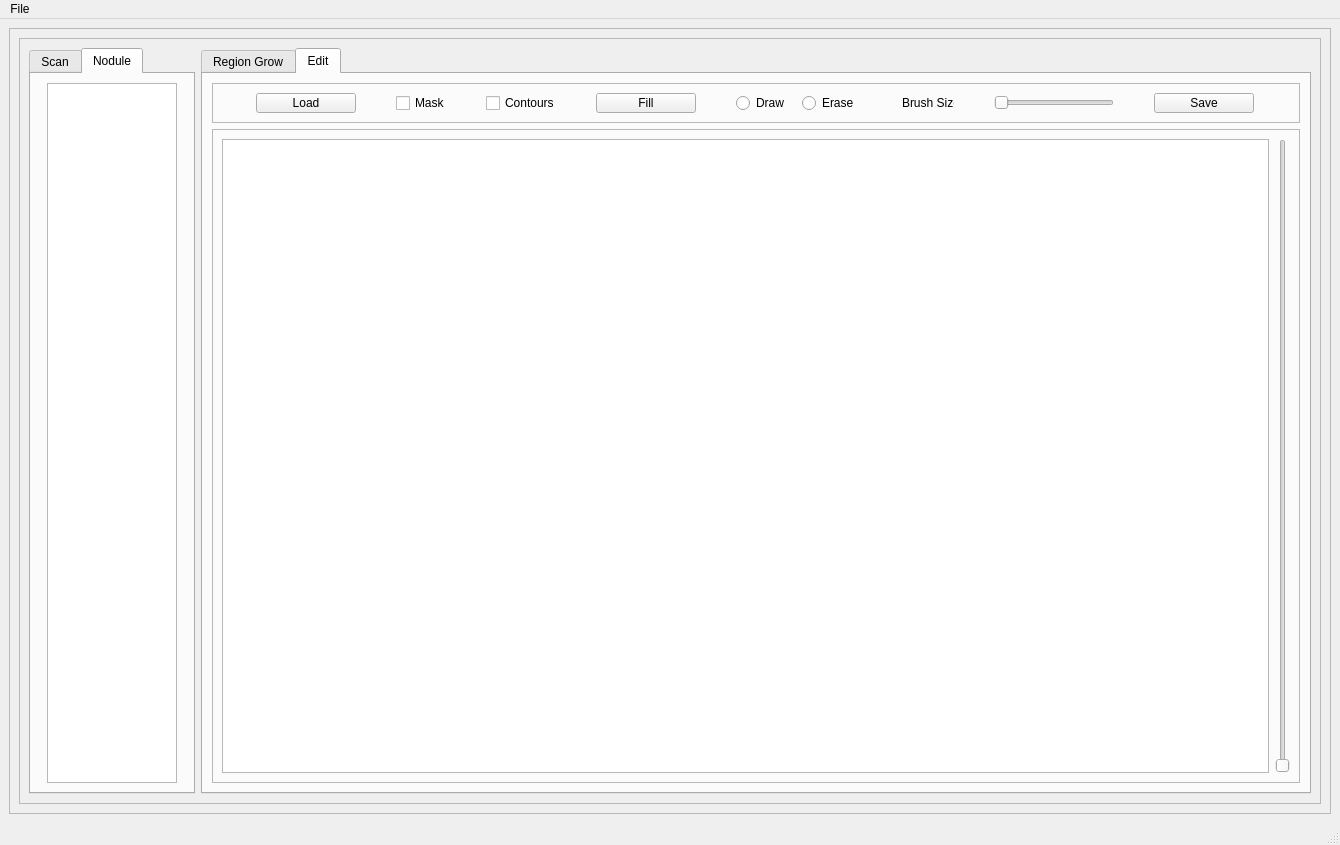
<?xml version="1.0" encoding="UTF-8"?>
<ui version="4.0">
 <class>MainWindow</class>
 <widget class="QMainWindow" name="MainWindow">
  <property name="geometry">
   <rect>
    <x>0</x>
    <y>0</y>
    <width>1340</width>
    <height>845</height>
   </rect>
  </property>
  <property name="windowTitle">
   <string>Segmentr</string>
  </property>
  <property name="windowIcon">
   <iconset>
    <normaloff>Segmentr.png</normaloff>Segmentr.png</iconset>
  </property>
  <property name="tabShape">
   <enum>QTabWidget::Rounded</enum>
  </property>
  <widget class="QWidget" name="centralwidget">
   <layout class="QGridLayout" name="gridLayout">
    <item row="0" column="0">
     <widget class="QFrame" name="frame">
      <property name="frameShape">
       <enum>QFrame::StyledPanel</enum>
      </property>
      <property name="frameShadow">
       <enum>QFrame::Raised</enum>
      </property>
      <layout class="QGridLayout" name="gridLayout_2">
       <item row="0" column="1">
        <widget class="QFrame" name="frame_2">
         <property name="frameShape">
          <enum>QFrame::StyledPanel</enum>
         </property>
         <property name="frameShadow">
          <enum>QFrame::Raised</enum>
         </property>
         <layout class="QGridLayout" name="gridLayout_3">
          <item row="0" column="0">
           <widget class="QTabWidget" name="Scan_Tabs">
            <property name="maximumSize">
             <size>
              <width>166</width>
              <height>16777215</height>
             </size>
            </property>
            <property name="currentIndex">
             <number>1</number>
            </property>
            <widget class="QWidget" name="Scan_Tab">
             <attribute name="title">
              <string>Scan</string>
             </attribute>
             <layout class="QGridLayout" name="gridLayout_13">
              <item row="0" column="0">
               <widget class="QListWidget" name="Scan_List">
                <property name="maximumSize">
                 <size>
                  <width>130</width>
                  <height>16777215</height>
                 </size>
                </property>
               </widget>
              </item>
             </layout>
            </widget>
            <widget class="QWidget" name="Nodule_Tab">
             <attribute name="title">
              <string>Nodule</string>
             </attribute>
             <layout class="QGridLayout" name="gridLayout_14">
              <item row="0" column="0">
               <widget class="QListWidget" name="Nodule_List">
                <property name="maximumSize">
                 <size>
                  <width>130</width>
                  <height>16777215</height>
                 </size>
                </property>
               </widget>
              </item>
             </layout>
            </widget>
           </widget>
          </item>
          <item row="0" column="1">
           <widget class="QTabWidget" name="tabWidget">
            <property name="currentIndex">
             <number>1</number>
            </property>
            <widget class="QWidget" name="tab_2">
             <attribute name="title">
              <string>Region Grow</string>
             </attribute>
             <layout class="QGridLayout" name="gridLayout_7">
              <item row="1" column="0">
               <widget class="QFrame" name="frame_5">
                <property name="frameShape">
                 <enum>QFrame::StyledPanel</enum>
                </property>
                <property name="frameShadow">
                 <enum>QFrame::Raised</enum>
                </property>
                <layout class="QGridLayout" name="gridLayout_9">
                 <item row="0" column="4">
                  <widget class="QSlider" name="RG_Slice_Slider_2">
                   <property name="orientation">
                    <enum>Qt::Vertical</enum>
                   </property>
                  </widget>
                 </item>
                 <item row="0" column="1">
                  <widget class="QSlider" name="RG_Slice_Slider">
                   <property name="orientation">
                    <enum>Qt::Vertical</enum>
                   </property>
                  </widget>
                 </item>
                 <item row="0" column="3">
                  <widget class="QGraphicsView" name="RGgraphicsView2"/>
                 </item>
                 <item row="0" column="2">
                  <widget class="QGraphicsView" name="RGgraphicsView"/>
                 </item>
                </layout>
               </widget>
              </item>
              <item row="0" column="0">
               <widget class="QFrame" name="frame_6">
                <property name="maximumSize">
                 <size>
                  <width>16777215</width>
                  <height>40</height>
                 </size>
                </property>
                <property name="frameShape">
                 <enum>QFrame::StyledPanel</enum>
                </property>
                <property name="frameShadow">
                 <enum>QFrame::Raised</enum>
                </property>
                <layout class="QGridLayout" name="gridLayout_8">
                 <item row="0" column="5">
                  <widget class="QPushButton" name="Edit_Button">
                   <property name="maximumSize">
                    <size>
                     <width>80</width>
                     <height>16777215</height>
                    </size>
                   </property>
                   <property name="text">
                    <string>Edit</string>
                   </property>
                  </widget>
                 </item>
                 <item row="0" column="1">
                  <layout class="QHBoxLayout" name="horizontalLayout_4">
                   <item>
                    <widget class="QLabel" name="label_4">
                     <property name="maximumSize">
                      <size>
                       <width>40</width>
                       <height>16777215</height>
                      </size>
                     </property>
                     <property name="text">
                      <string>Zoom:</string>
                     </property>
                    </widget>
                   </item>
                   <item>
                    <widget class="QSlider" name="RG_Zoom_Slider">
                     <property name="maximumSize">
                      <size>
                       <width>120</width>
                       <height>16777215</height>
                      </size>
                     </property>
                     <property name="orientation">
                      <enum>Qt::Horizontal</enum>
                     </property>
                    </widget>
                   </item>
                  </layout>
                 </item>
                 <item row="0" column="3">
                  <layout class="QHBoxLayout" name="horizontalLayout_5">
                   <item>
                    <widget class="QLabel" name="label_3">
                     <property name="maximumSize">
                      <size>
                       <width>50</width>
                       <height>16777215</height>
                      </size>
                     </property>
                     <property name="text">
                      <string>Growth:</string>
                     </property>
                    </widget>
                   </item>
                   <item>
                    <widget class="QSlider" name="Growth_Slider">
                     <property name="maximumSize">
                      <size>
                       <width>120</width>
                       <height>16777215</height>
                      </size>
                     </property>
                     <property name="orientation">
                      <enum>Qt::Horizontal</enum>
                     </property>
                    </widget>
                   </item>
                  </layout>
                 </item>
                 <item row="0" column="2">
                  <widget class="QPushButton" name="Seed_Button">
                   <property name="maximumSize">
                    <size>
                     <width>80</width>
                     <height>16777215</height>
                    </size>
                   </property>
                   <property name="text">
                    <string>Grow</string>
                   </property>
                  </widget>
                 </item>
                 <item row="0" column="0">
                  <layout class="QHBoxLayout" name="horizontalLayout_6">
                   <item>
                    <widget class="QLabel" name="label_5">
                     <property name="maximumSize">
                      <size>
                       <width>36</width>
                       <height>16777215</height>
                      </size>
                     </property>
                     <property name="text">
                      <string>Slices: -</string>
                     </property>
                    </widget>
                   </item>
                   <item>
                    <widget class="QSpinBox" name="RG_Slice_Spin_Down">
                     <property name="maximumSize">
                      <size>
                       <width>40</width>
                       <height>16777215</height>
                      </size>
                     </property>
                    </widget>
                   </item>
                   <item>
                    <widget class="QLabel" name="label_10">
                     <property name="maximumSize">
                      <size>
                       <width>38</width>
                       <height>16777215</height>
                      </size>
                     </property>
                     <property name="text">
                      <string>through</string>
                     </property>
                    </widget>
                   </item>
                   <item>
                    <widget class="QSpinBox" name="RG_Slice_Spin_Up">
                     <property name="maximumSize">
                      <size>
                       <width>40</width>
                       <height>16777215</height>
                      </size>
                     </property>
                    </widget>
                   </item>
                  </layout>
                 </item>
                </layout>
               </widget>
              </item>
             </layout>
            </widget>
            <widget class="QWidget" name="tab">
             <attribute name="title">
              <string>Edit</string>
             </attribute>
             <layout class="QGridLayout" name="gridLayout_4">
              <item row="0" column="0">
               <widget class="QFrame" name="frame_3">
                <property name="maximumSize">
                 <size>
                  <width>16777215</width>
                  <height>40</height>
                 </size>
                </property>
                <property name="frameShape">
                 <enum>QFrame::StyledPanel</enum>
                </property>
                <property name="frameShadow">
                 <enum>QFrame::Raised</enum>
                </property>
                <layout class="QGridLayout" name="gridLayout_5">
                 <item row="0" column="7">
                  <widget class="QLabel" name="label_2">
                   <property name="maximumSize">
                    <size>
                     <width>52</width>
                     <height>16777215</height>
                    </size>
                   </property>
                   <property name="text">
                    <string>Brush Size:</string>
                   </property>
                  </widget>
                 </item>
                 <item row="0" column="1">
                  <widget class="QCheckBox" name="Mask_CheckBox">
                   <property name="maximumSize">
                    <size>
                     <width>50</width>
                     <height>16777215</height>
                    </size>
                   </property>
                   <property name="text">
                    <string>Mask</string>
                   </property>
                  </widget>
                 </item>
                 <item row="0" column="5">
                  <layout class="QHBoxLayout" name="horizontalLayout_3">
                   <item>
                    <widget class="QRadioButton" name="RB_Draw">
                     <property name="maximumSize">
                      <size>
                       <width>60</width>
                       <height>16777215</height>
                      </size>
                     </property>
                     <property name="text">
                      <string>Draw</string>
                     </property>
                    </widget>
                   </item>
                   <item>
                    <widget class="QRadioButton" name="RB_Erase">
                     <property name="maximumSize">
                      <size>
                       <width>60</width>
                       <height>16777215</height>
                      </size>
                     </property>
                     <property name="text">
                      <string>Erase</string>
                     </property>
                    </widget>
                   </item>
                  </layout>
                 </item>
                 <item row="0" column="4">
                  <widget class="QPushButton" name="Fill_Button">
                   <property name="maximumSize">
                    <size>
                     <width>100</width>
                     <height>16777215</height>
                    </size>
                   </property>
                   <property name="text">
                    <string>Fill</string>
                   </property>
                  </widget>
                 </item>
                 <item row="0" column="8">
                  <widget class="QSlider" name="Brush_Slider">
                   <property name="maximumSize">
                    <size>
                     <width>120</width>
                     <height>16777215</height>
                    </size>
                   </property>
                   <property name="orientation">
                    <enum>Qt::Horizontal</enum>
                   </property>
                  </widget>
                 </item>
                 <item row="0" column="2">
                  <widget class="QCheckBox" name="Contours_CheckBox">
                   <property name="maximumSize">
                    <size>
                     <width>70</width>
                     <height>16777215</height>
                    </size>
                   </property>
                   <property name="text">
                    <string>Contours</string>
                   </property>
                  </widget>
                 </item>
                 <item row="0" column="9">
                  <widget class="QPushButton" name="PushButton_Save">
                   <property name="maximumSize">
                    <size>
                     <width>100</width>
                     <height>16777215</height>
                    </size>
                   </property>
                   <property name="text">
                    <string>Save</string>
                   </property>
                  </widget>
                 </item>
                 <item row="0" column="0">
                  <widget class="QPushButton" name="Load_Button">
                   <property name="maximumSize">
                    <size>
                     <width>100</width>
                     <height>16777215</height>
                    </size>
                   </property>
                   <property name="text">
                    <string>Load</string>
                   </property>
                  </widget>
                 </item>
                </layout>
               </widget>
              </item>
              <item row="1" column="0">
               <widget class="QFrame" name="Editing_Frame">
                <property name="frameShape">
                 <enum>QFrame::StyledPanel</enum>
                </property>
                <property name="frameShadow">
                 <enum>QFrame::Raised</enum>
                </property>
                <layout class="QGridLayout" name="gridLayout_6">
                 <item row="0" column="0">
                  <layout class="QHBoxLayout" name="Editor_Layout">
                   <item>
                    <widget class="QGraphicsView" name="Edit_GraphicsView"/>
                   </item>
                   <item>
                    <widget class="QSlider" name="Edit_Slider">
                     <property name="orientation">
                      <enum>Qt::Vertical</enum>
                     </property>
                    </widget>
                   </item>
                  </layout>
                 </item>
                </layout>
               </widget>
              </item>
             </layout>
            </widget>
           </widget>
          </item>
         </layout>
        </widget>
       </item>
      </layout>
     </widget>
    </item>
   </layout>
  </widget>
  <widget class="QMenuBar" name="menubar">
   <property name="geometry">
    <rect>
     <x>0</x>
     <y>0</y>
     <width>1340</width>
     <height>21</height>
    </rect>
   </property>
   <widget class="QMenu" name="menuFile">
    <property name="title">
     <string>File</string>
    </property>
    <addaction name="actionSet_Base_Directory"/>
    <addaction name="Action_Save"/>
   </widget>
   <addaction name="menuFile"/>
  </widget>
  <widget class="QStatusBar" name="statusbar"/>
  <action name="actionSet_Base_Directory">
   <property name="text">
    <string>Set Base Directory</string>
   </property>
  </action>
  <action name="actionSave_Segmentation">
   <property name="text">
    <string>Save Segmentation</string>
   </property>
  </action>
  <action name="actionOpen_Segmentation_2">
   <property name="text">
    <string>Open Segmentation</string>
   </property>
  </action>
  <action name="actionGenerate_All">
   <property name="text">
    <string>Generate All</string>
   </property>
  </action>
  <action name="Action_Save">
   <property name="text">
    <string>Save Segmentation</string>
   </property>
  </action>
 </widget>
 <resources/>
 <connections/>
</ui>
